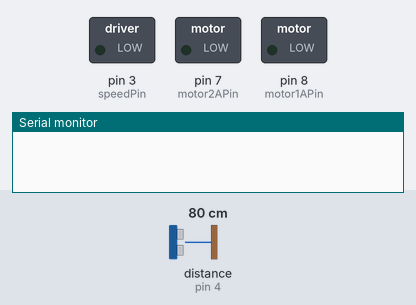
This sketch was run on a simulated Arduino Uno, built with avr-gcc and run on an emulated ATmega328P. Parts: switched loads named in the sketch (green lamp = pin HIGH), the last lines printed to the serial monitor. Wiring (inferred from the names in the program): ultrasonic range finder: trigger pin 5; echo pin 4. Inputs (shaded band) come from the test bench; at power-on: distance to the obstacle (sensor on pin 4) 80 cm. The echo pulse lasts 58.3 µs per cm; the audio player accepts every command and is not drawn; pins used as bus, display or sensor lines are not drawn.

Above: at 0.01 s.
At 1.3 s:
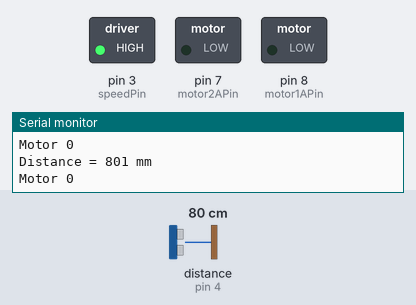
1.4 s: distance to the obstacle (sensor on pin 4) set to 17 cm
2.9 s: distance to the obstacle (sensor on pin 4) set to 14 cm
At 4.2 s:
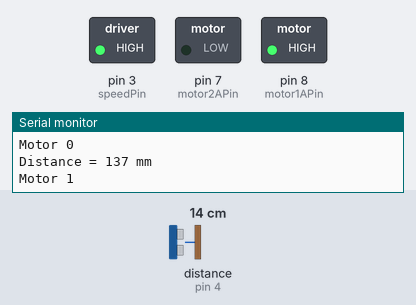
Timing chart, 0 to 5.9 s (numbered marks = the images above; inputs shaded):
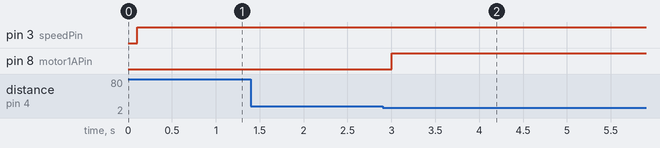

The sketch:

GreetingTeddy.ino
```cpp
// FILE GreetingTeddy.ino
// DATE 2017-02-12
// AUTHOR Lee Young Hyun

#include <SoftwareSerial.h>
#include <DFPlayer_Mini_Mp3.h>


SoftwareSerial mySerial(10,11);

const int speedPin = 3; // H-bridge enable pin for speed control
const int motor1APin = 8; // H-bridge leg 1
const int motor2APin = 7; // H-bridge leg 2
const int TriggerPin = 5; //Trig pin
const int EchoPin = 4; //Echo pin
long Duration = 0;

int speed_value_motor1; // value for motor speed

void setup() {

Serial.begin(9600);
mySerial.begin(9600);
mp3_set_serial(mySerial);
delay(100);
mp3_set_volume(30);

pinMode(TriggerPin, OUTPUT); // Trigger is an output pin
pinMode(EchoPin, INPUT); // Echo is an input pin
Serial.begin(9600); // Serial Output

pinMode(speedPin, OUTPUT);
pinMode(motor1APin, OUTPUT);
pinMode(motor2APin, OUTPUT);
}

void loop(){

  digitalWrite(TriggerPin, LOW);
  delayMicroseconds(2);
  digitalWrite(TriggerPin, HIGH); // Trigger pin to HIGH
  delayMicroseconds(10); // 10us high
  digitalWrite(TriggerPin, LOW); // Trigger pin to HIGH

  Duration = pulseIn(EchoPin, HIGH); // Waits for the echo pin to get high
  // returns the Duration in microseconds

  long Distance_mm = Distance(Duration); // Use function to calculate the distance

  Serial.print("Distance = "); // Output to serial
  Serial.print(Distance_mm);
  Serial.println(" mm");

  if(Distance_mm < 150){
   digitalWrite(motor1APin, HIGH); // set leg 1 of the H-bridge low
   digitalWrite(motor2APin, LOW); // set leg 2 of the H-bridge high
   Serial.println("Motor 1");
   mp3_play(1);
   delay(5000);
  }
 else{
  digitalWrite(motor1APin, LOW); // set leg 1 of the H-bridge low
   digitalWrite(motor2APin, LOW); // set leg 2 of the H-bridge high
   Serial.println("Motor 0");
 }

 speed_value_motor1 = 255; // half speed
 analogWrite(speedPin, speed_value_motor1); // output speed as
 delay(100);

}
long Distance(long time)
{
  // Calculates the Distance in mm
  // ((time)*(Speed of sound))/ toward and backward of object) * 10

  long DistanceCalc; // Calculation variable
  DistanceCalc = ((time / 2.9) / 2); // Actual calculation in mm
  //DistanceCalc = time / 74 / 2; // Actual calculation in inches
  return DistanceCalc; // return calculated value
}
```

Measured:
- the behaviour switches between 16 and 15 cm on distance to the obstacle (sensor on pin 4) (found by bisection; images 1 and 2)
- after the input at 2.9 s, pin 8 (motor1APin): LOW → HIGH after 0.10 s
